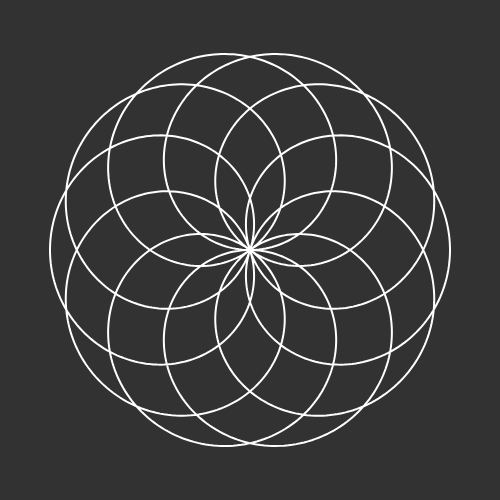
Frame 1 (no input)
Frame 60 (no input): identical to frame 1, image omitted
Frame 120 (the mouse pressed at the canvas centre since frame 60): identical to frame 1, image omitted

The p5.js sketch that drew this single still picture (run headless with seeded random() and noise() and a simulated clock; from frame 60 on, the mouse is pressed at the canvas centre):

// p5.js sketch
// ── sketch.js
let n, d, k;
let sliderN;
let sliderD;

function setup() {
  createCanvas(500, 500);
  createP("Numerator");
  sliderN = createSlider(1, 10, 5, 0.5);
  createP("Denominator");
  sliderD = createSlider(1, 10, 6, 0.5);
}

function draw() {
  n = sliderN.value();
  d = sliderD.value();
  k = n / d;
  background(50);
  translate(width / 2, height / 2);
  beginShape();
  stroke(255);
  strokeWeight(2);
  noFill();
  for (let a = 0; a < TWO_PI * d; a += 0.02) {
    let r = 200 * cos(k * a);
    let x = r * cos(a);
    let y = r * sin(a);
    vertex(x, y);
  }
  endShape(CLOSE);
}
